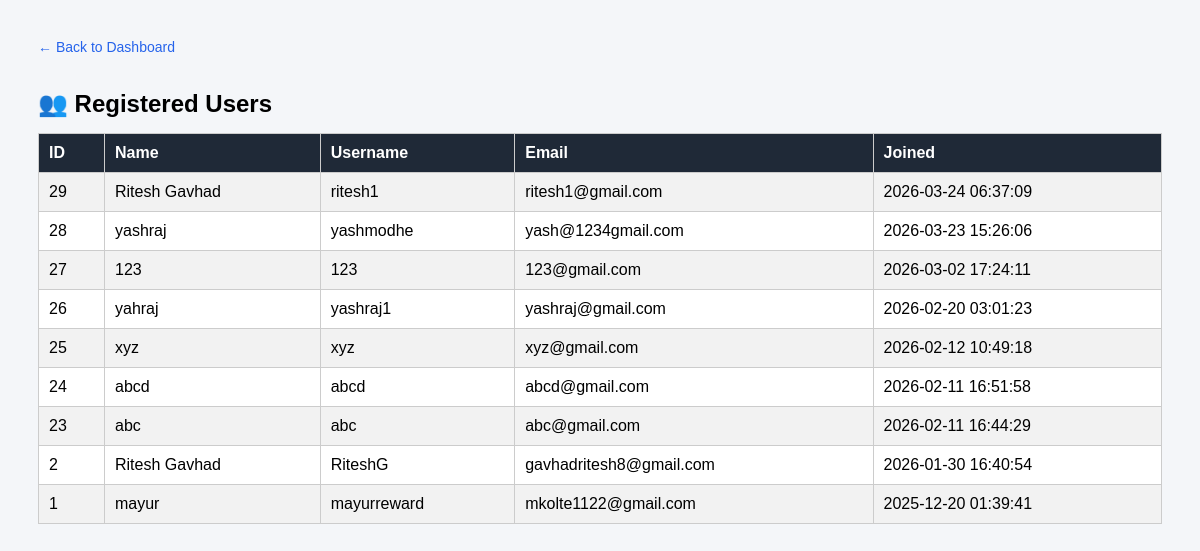
Screenshot of /hamaraproject/Admin/admin_users.php (signed in) with the database file from the repository.
### tables this page shows
CREATE TABLE `users` (
  `id` int(11) NOT NULL,
  `fullname` varchar(100) NOT NULL,
  `username` varchar(50) NOT NULL,
  `email` varchar(100) NOT NULL,
  `password` varchar(255) NOT NULL,
  `created_at` timestamp NOT NULL DEFAULT current_timestamp()
);

### hamaraproject/Admin/admin_users.php (the view, shortened to what this page needs)
<?php
$conn = new mysqli("127.0.0.1:3306","root","","certificate_db");
$sql = "SELECT id, fullname, username, email, created_at FROM users ORDER BY id DESC";
$result = $conn->query($sql);
?>
<!DOCTYPE html>
<html>
<head>
</head>
<body>
<a href="admin_dashboard.php" class="back">← Back to Dashboard</a>
<h2>👥 Registered Users</h2>
<table>
<tr>
    <th>ID</th>
    <th>Name</th>
    <th>Username</th>
    <th>Email</th>
    <th>Joined</th>
</tr>
<?php
if ($result && $result->num_rows > 0) {
    while ($row = $result->fetch_assoc()) {
        echo "<tr>";
        echo "<td>".$row['id']."</td>";
        echo "<td>".$row['fullname']."</td>";
        echo "<td>".$row['username']."</td>";
        echo "<td>".$row['email']."</td>";
        echo "<td>".$row['created_at']."</td>";
        echo "</tr>";
    }
} else {
    echo "<tr><td colspan='5'>No users found</td></tr>";
}
?>
</table>
</body>
</html>

### hamaraproject/Admin/admin_users.php (style rules this page uses)
body { font-family: Arial, Helvetica, sans-serif; background:#f4f6f9; padding:30px; }
.back { display:inline-block; margin-bottom:15px; text-decoration:none; color:#2563eb; font-size:14px; }
h2 { margin-bottom:15px; }
table { width:100%; border-collapse:collapse; background:#fff; }
th, td { padding:10px; border:1px solid #ccc; text-align:left; }
th { background:#1f2937; color:#fff; }
tr:nth-child(even) { background:#f2f2f2; }

### rows the page displays
users: id "29", fullname "Ritesh Gavhad", username "ritesh1", email "ritesh1@gmail.com", created_at "2026-03-24 06:37:09"
users: id "28", fullname "yashraj", username "yashmodhe", email "yash@1234gmail.com", created_at "2026-03-23 15:26:06"
users: id "27", fullname "123", username "123", email "123@gmail.com", created_at "2026-03-02 17:24:11"
users: id "26", fullname "yahraj", username "yashraj1", email "yashraj@gmail.com", created_at "2026-02-20 03:01:23"
users: id "25", fullname "xyz", username "xyz", email "xyz@gmail.com", created_at "2026-02-12 10:49:18"
users: id "24", fullname "abcd", username "abcd", email "abcd@gmail.com", created_at "2026-02-11 16:51:58"
users: id "23", fullname "abc", username "abc", email "abc@gmail.com", created_at "2026-02-11 16:44:29"
users: id "2", fullname "Ritesh Gavhad", username "RiteshG", email "gavhadritesh8@gmail.com", created_at "2026-01-30 16:40:54"
users: id "1", fullname "mayur", username "mayurreward", email "mkolte1122@gmail.com", created_at "2025-12-20 01:39:41"
